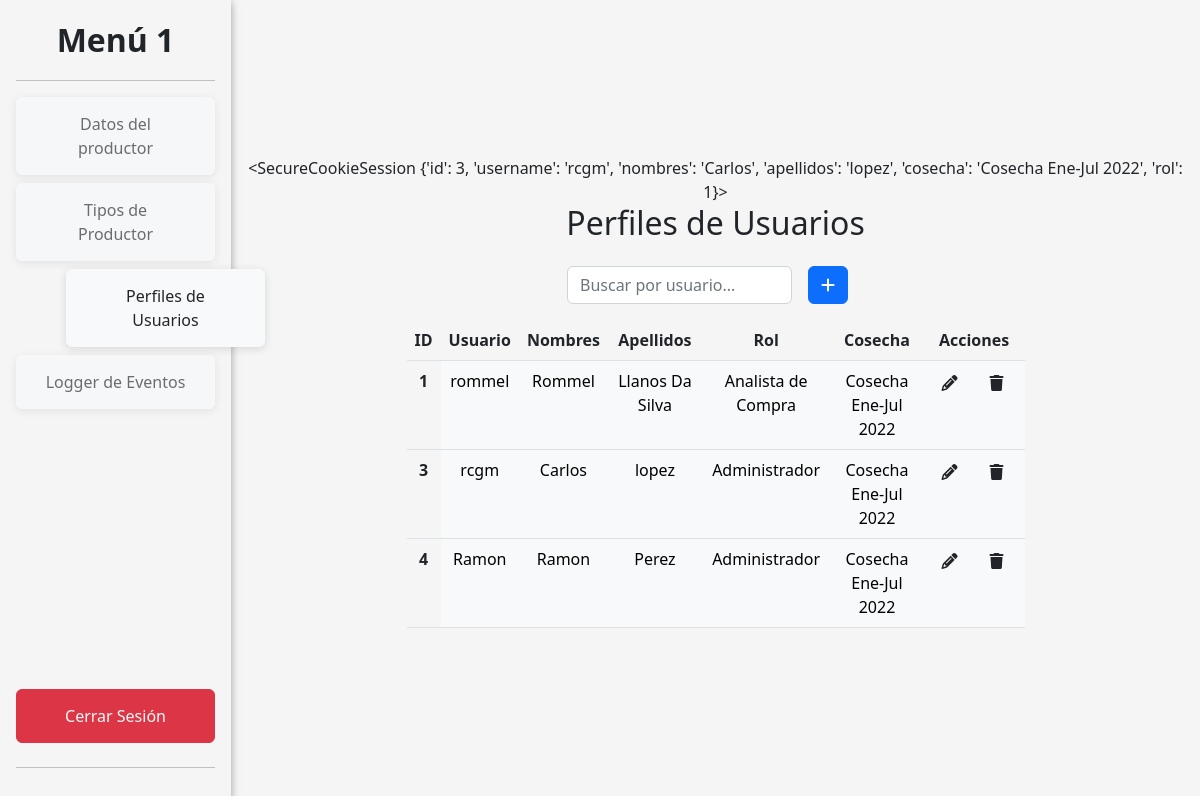
The page /admin (signed in) on the database its author committed.
### model.py (models this page shows, shortened)
class Usuario(db.Base):
    __tablename__ = 'usuarios'
    id = Column(Integer, primary_key=True, autoincrement = True)
    username = Column(String, nullable=False, unique=True)
    password = Column(String, nullable=False)
    nombres = Column(String, nullable=False)
    apellidos = Column(String, nullable=False)
    cosecha = Column(String, nullable=False)
    rol = Column(Integer, default=0, nullable=False)

### app.py (the view)
@app.route('/admin',methods=['GET','POST','PUT'])
def admin():
    if 'username' in session:
        if session['rol'] == 1:
            if request.method=='POST':
                new_user = db1.session.query(Usuario).filter_by(username = request.form['username']).first()
                if new_user == None:
                    agregarUsuario( request.form['username'],
                                    request.form['password'],
                                    request.form['nombre'],
                                    request.form['apellido'],
                                    request.form['cosecha'],
                                    request.form['rol'])
                    users = obtenerUsuarios()
                    return render_template('admin.html',users=users)
                else:
                    flash("Este nombre de usuario ya existe ")
                    users = obtenerUsuarios()
                    return render_template('admin.html',users=users)
            else:
                users = obtenerUsuarios()
                return render_template('admin.html',users=users)
        else:
            return redirect(url_for('home'))
    else:
        return redirect(url_for('login'))

### app.py (called while the page is built)
def obtenerUsuarios():
    usuarios = db1.session.query(Usuario).filter_by().all()
    return usuarios

### templates/admin.html (shortened to what this page needs)
{% extends './home.html' %}
{% block customCSS %}
<link rel="stylesheet" href="{{ url_for('static',filename='css/login.css') }}">
{% endblock %}
{% block body %}
<h2 class="mb-3 fade-in" onload = "setTab()">Perfiles de Usuarios</h2>
<div class="row justify-content-md-center fade-in">
  <div class="col-12 col-md-4 d-flex justify-content-end">
        <input type="text" class="form-control my-2 search" id="myInput" onkeyup="search()" placeholder="Buscar por usuario...">
        <button type="button" class="btn btn-primary my-2 mx-3" data-bs-toggle="modal" data-bs-target="#AgregarUsuario">
          <i class="fa-solid fa-plus"></i>
        </button>
  </div>
</div>
{%if users%}
    <div class="row justify-content-md-center fade-in">
      <div class="col-12 col-md-8 table-responsive">
        <table class="table mt-2 table-hover " id = "users">
          <thead>
            <th scope="col">ID</th>
            <th scope="col">Usuario</th>
            <th scope="col">Nombres</th>
            <th scope="col">Apellidos</th>
            <th scope="col">Rol</th>
            <th scope="col">Cosecha</th>
            <th scope="col">Acciones</th>
          </thead>
          <tbody>
            {%for user in users%}
            <tr class=" deleteOut tdEdit">
                <th scope="row" id="{{user.id}}">{{user.id}}</th>
                <td class="table-light tdEdit" type="username" id="username">{{user.username}}</td>
                <td class="table-light tdEdit" type="username" id="nombre">{{user.nombres}}</td>
                <td class="table-light tdEdit" type="username" id="apellidos">{{user.apellidos}}</td>
                <td class="table-light tdEdit" type="username" name="Roles" value="{{user.rol}}"></td>
                <td class="table-light tdEdit" type="username" id="cosecha">{{user.cosecha}}</td>
                <td class="table-light tdEdit">
                  <div class="cont">
                    <button id="editbtn" method="POST" class="edit pencil btn" role="button"
                      data-bs-toggle="modal" data-bs-target="#EditarUsuario" onclick="handleEdit()">
                      <div>
                        <i class="fa-solid fa-pencil"></i>
                      </div>
                    </button>
                    <form name="ID" action="/admin/delete" method="POST" class="edit trash btn" role="button" onclick="handleDelete();">
                      <div >
                        <i class="fa-solid fa-trash"></i>
                      </div>
                    </form>
                  </div>
                </td>
            </tr>
            {%endfor%}
          </tbody>
        </table>
      </div>
    </div>
{%endif%}
{% endblock %}

### templates/home.html (shortened to what this page needs)
{% extends './base.html' %}
    {% block menu %}
    <div class="d-flex flex-column p-3 bg-light sidebar " style="width: 280px; height: 100%;">
        <a href="/" class="d-flex align-items-center mb-3 mb-md-0 link-dark text-decoration-none justify-content-md-center">
            <span class="fs-2 fw-bold ">Menú {{ session['rol'] }}</span>
        </a>
        <hr>
        <ul class="nav nav-pills flex-column mb-auto upList" id="msgText">
            {% if session['rol'] == 0 %}
            <li class="nav-item btn btn-light mb-2 menuitem">
                <a href="{{ url_for('productor') }}" class="nav-link link-dark" aria-current="page">
                    Datos del productor
                </a>
            </li>
            <li class="nav-item btn btn-light mb-2 menuitem">
                <a href="#" class="nav-link link-dark">
                    Tipos de Productor
                </a>
            </li>
            {% else %}
            <li class="nav-item btn btn-light mb-2 disabled">
                <a href="{{ url_for('productor') }}" class="nav-link link-dark" aria-current="page">
                    Datos del productor
                </a>
            </li>
            <li class="nav-item btn btn-light mb-2 disabled">
                <a href="#" class="nav-link link-dark">
                    Tipos de Productor
                </a>
            </li>
            {% endif %}
            {% if session['rol'] == 1 %}
            <li class="nav-item btn btn-light mb-2 menuitem">
                <a href="{{ url_for('admin') }}" class="nav-link link-dark" aria-current="page">
                    Perfiles de Usuarios
                </a>
            </li>
            {% endif %}
            {% if session['rol'] == 2 %}
            <li class="nav-item btn btn-light mb-2 menuitem">
            <a href="#" class="nav-link link-dark">
                Logger de Eventos
            </a>
            </li>
            {%else%}
            <li class="nav-item btn btn-light mb-2 menuitem disabled">
                <a href="#" class="nav-link link-dark">
                    Logger de Eventos
                </a>
            </li>
            {%endif%}
        </ul>
        <ul class="nav nav-pills flex-column upList">
            <li class="btn btn-danger mb-2 menuitem align-baseline">
                <a href="/logout" class="nav-link link-light">
                    Cerrar Sesión
                </a>
            </li>
        </ul>
        <hr>
    </div>
    <main class="form-signin w-100 m-auto text-center">
        {{session}}
        {% block body %}{% endblock %}
    </main>
    {% endblock %}

### templates/base.html (shortened to what this page needs)
<!DOCTYPE html>
<html lang="en">
<head>
    <link href="https://cdn.jsdelivr.net/npm/bootstrap@5.2.0-beta1/dist/css/bootstrap.min.css"
        rel="stylesheet"
>
    {% block customCSS %}
    {% endblock %}
</head>
<body>
    {% block menu %}
    {% endblock %}
</body>
</html>

### static/css/login.css (style rules this page uses)
html, body { height: 100%; }
body { display: flex; align-items: center; background-color: #f5f5f5; }
.sidebar { box-shadow: rgba(99, 99, 99, 0.6) 0px 2px 8px 0px; background-color: #f5f5f5 !important; }
.nav-item { box-shadow: rgba(99, 99, 99, 0.2) 0px 2px 8px 0px; transition: 0.5s; }
.upList { display: flex; flex-direction: column !important; }
.upList>:last-child { margin-top: auto !important; }
.form-signin { padding: 15px; }
.cont { display: flex; flex: 0 0 auto; justify-content: center; padding: 0px; margin: -5px; }
form.edit { display: flex !important; flex: 0 0 auto !important; width: 40% !important; justify-content: center !important; padding: 6px 20px !important; border-radius: 40rem !important; }
button.edit { display: flex !important; flex: 0 0 auto !important; width: 40% !important; justify-content: center !important; padding: 6px 7px !important; border-radius: 40rem !important; }
.trash { margin-left: 3.5px !important; }
.pencil { margin-right: 3.5px !important; }
.fade-in { opacity:0; -webkit-animation:fadeIn ease-in 1; -moz-animation:fadeIn ease-in 1; animation:fadeIn ease-in 1; -webkit-animation-fill-mode:forwards; -moz-animation-fill-mode:forwards; animation-fill-mode:forwards; -webkit-animation-duration:0.4s; -moz-animation-duration:0.4s; animation-duration:0.4s; }

### rows shown on the page
Usuario: id "1", username "rommel", nombres "Rommel", apellidos "Llanos Da Silva", {{ user.rol }} 0 (drawn), cosecha "Cosecha Ene-Jul 2022"
Usuario: id "3", username "rcgm", nombres "Carlos", apellidos "lopez", {{ user.rol }} 1 (drawn), cosecha "Cosecha Ene-Jul 2022"
Usuario: id "4", username "Ramon", nombres "Ramon", apellidos "Perez", {{ user.rol }} 1 (drawn), cosecha "Cosecha Ene-Jul 2022"

### other values the page prints
{{ session['rol'] }} "1"
{{ session }} "<SecureCookieSession {'id': 3, 'username': 'rcgm', 'nombres': 'Carlos', 'apellidos': 'lopez', 'cosecha': 'Cosecha Ene-Jul 2022', 'rol': 1}>"
